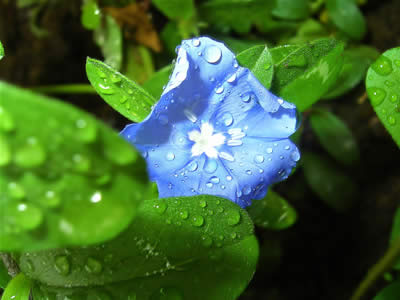
//> input picture function/img.jpg, 400 x 300 px
$ ./concateImg img.jpg img.jpg img.jpg img.jpg   (built with g++ and OpenCV 4)
//> lines starting //> are read from the running program, lines starting //| are printed output that depends on the picture
#include <iostream>
#include <fstream>
#include <cv.h>
#include <ml.h>

using namespace std;
using namespace cv;

int main (int argc, char** argv)
{
    Mat lu = imread(argv[1],0);
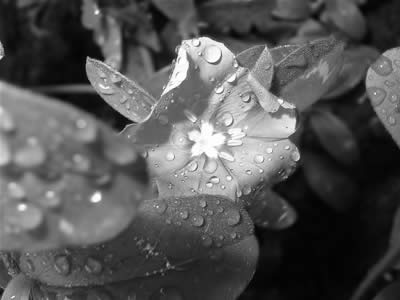
//> lu: 300 rows x 400 cols, CV_8UC1; min 2, max 255, mean 84.3
    Mat ru = imread(argv[2],0);
    Mat ld = imread(argv[3],0);
    Mat rd = imread(argv[4],0);

    int sum_rows = lu.rows*2;
//> sum_rows = 600
    int sum_cols = lu.cols*2;
//> sum_cols = 800

    Mat sum(sum_rows, sum_cols, lu.type());

    Mat roi1(sum,Rect(0, 0, lu.cols, lu.rows));
    Mat roi2(sum,Rect(lu.cols, 0, ru.cols, ru.rows));
    Mat roi3(sum,Rect(0, lu.rows, ld.cols, ld.rows));
    Mat roi4(sum,Rect(ld.cols, ru.rows, rd.cols, rd.rows));

    lu.copyTo(roi1);
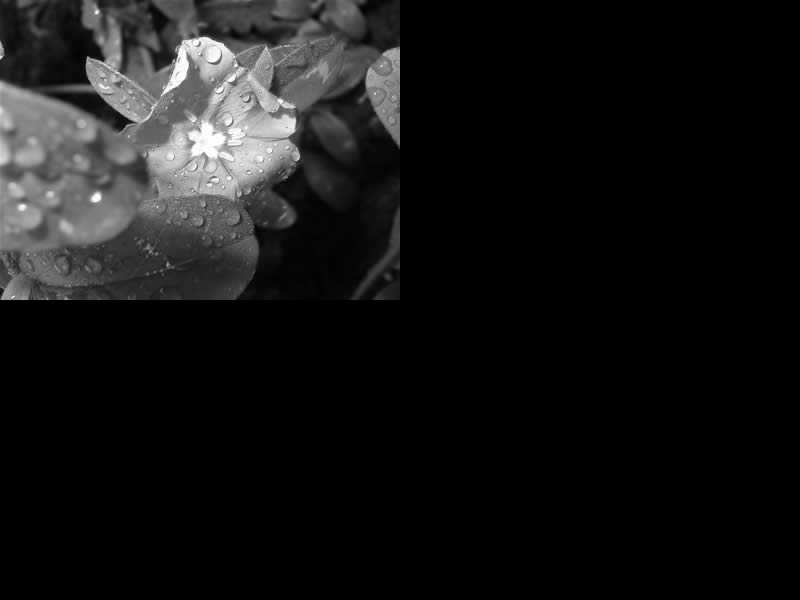
//> sum: 600 rows x 800 cols, CV_8UC1; min 0, max 255, mean 21.1
    ru.copyTo(roi2);
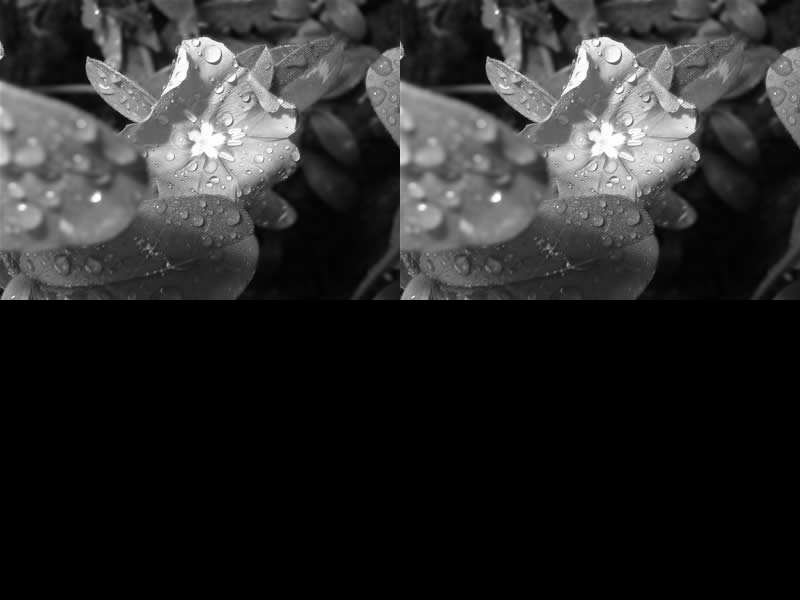
//> sum: 600 rows x 800 cols, CV_8UC1; min 0, max 255, mean 42.2
    ld.copyTo(roi3);
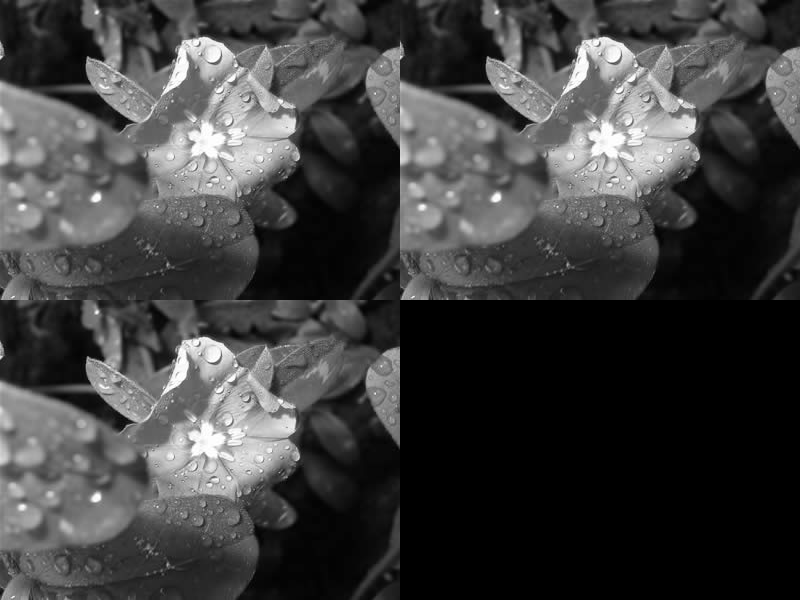
//> sum: 600 rows x 800 cols, CV_8UC1; min 0, max 255, mean 63.2
    rd.copyTo(roi4);
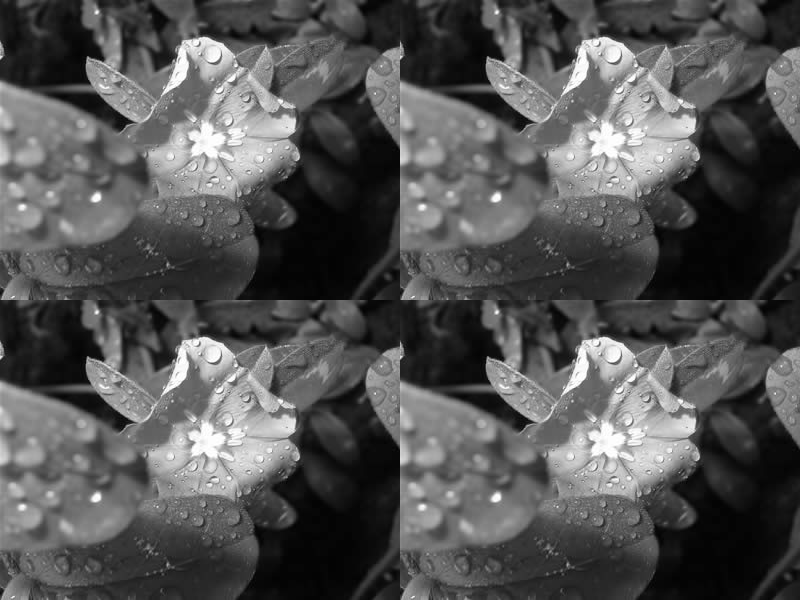
//> sum: 600 rows x 800 cols, CV_8UC1; min 2, max 255, mean 84.3

    imshow("sum", sum);

    waitKey(0);

    return 0;
}
